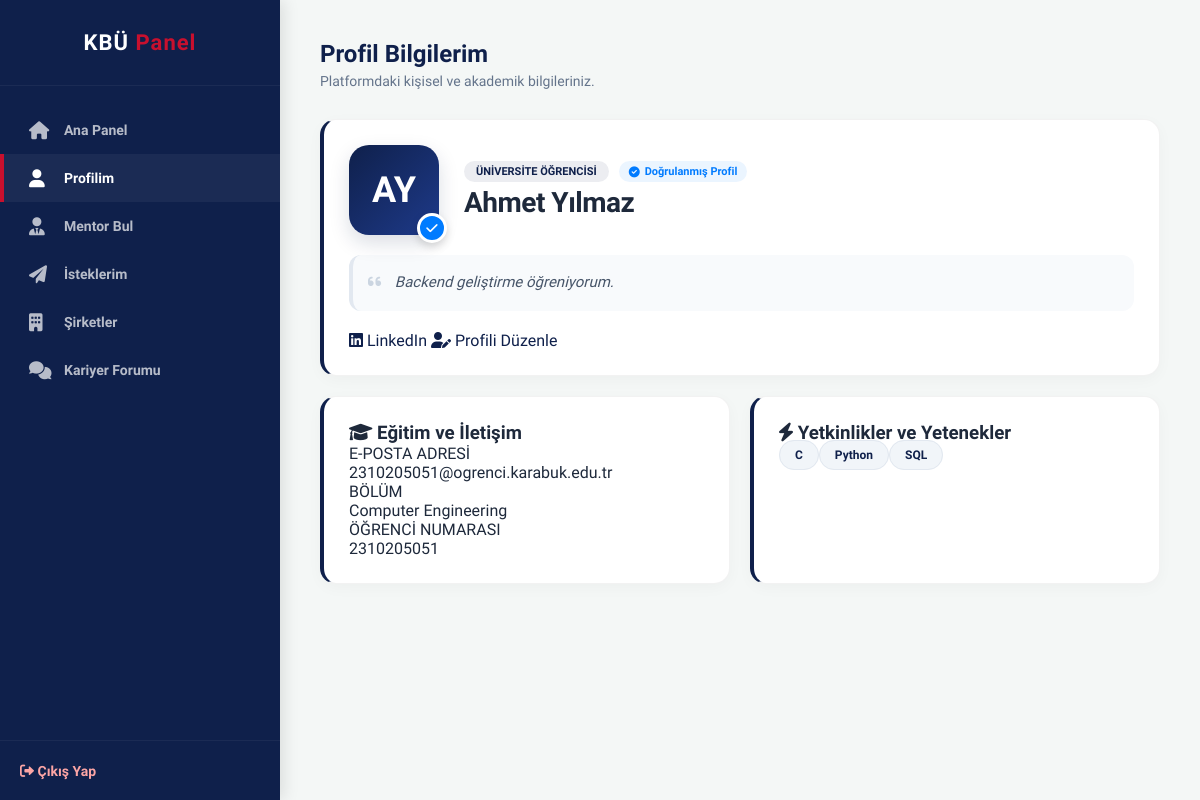
Before: /kariyer_platformu/view_profile.php (signed in) with the older database file.
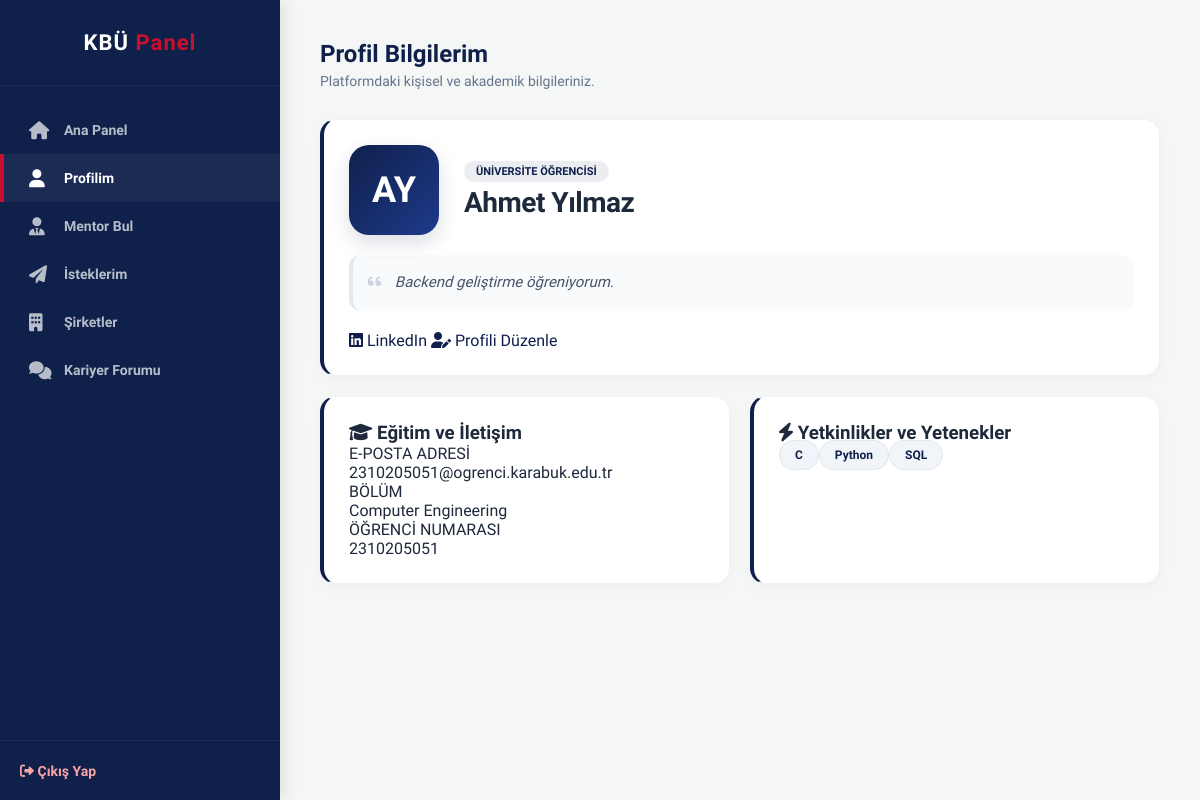
After: the same page with the newer database file.
### tables this page shows
CREATE TABLE users (
    id INT PRIMARY KEY AUTO_INCREMENT,
    first_name VARCHAR(100) NOT NULL,
    last_name VARCHAR(100) NOT NULL,
    email VARCHAR(255) UNIQUE NOT NULL,
    password VARCHAR(255) NOT NULL,
    role ENUM('student', 'graduate', 'admin') NOT NULL,
    is_verified BOOLEAN DEFAULT FALSE,
    gender ENUM('male', 'female', 'other') NULL,
    created_at TIMESTAMP DEFAULT CURRENT_TIMESTAMP
);

CREATE TABLE profiles (
    user_id INT PRIMARY KEY,
    bio TEXT NULL,
    website_url VARCHAR(255) NULL,
    linkedin_url VARCHAR(255) NULL,
    FOREIGN KEY (user_id) REFERENCES users(id) ON DELETE CASCADE
);

CREATE TABLE students (
    user_id INT PRIMARY KEY,
    student_number VARCHAR(50) UNIQUE NOT NULL,
    department VARCHAR(255) NOT NULL,
    grade INT NULL,
    FOREIGN KEY (user_id) REFERENCES users(id) ON DELETE CASCADE
);

### kariyer_platformu/view_profile.php (the view, shortened to what this page needs)
<?php
require_once 'includes/db.php';
$user_id = $_SESSION['user_id'];
$sql = "SELECT u.first_name, u.last_name, u.email, u.role, u.is_verified, p.bio, p.linkedin_url, p.website_url,
               s.student_number, s.department,
               g.graduate_year, g.is_open_to_mentorship,
               (SELECT GROUP_CONCAT(sk.skill_name SEPARATOR ', ')
                FROM user_skills us
                JOIN skills sk ON us.skill_id = sk.id
                WHERE us.user_id = u.id) AS yetenekler
        FROM users u
        LEFT JOIN profiles p ON u.id = p.user_id
        LEFT JOIN students s ON u.id = s.user_id
        LEFT JOIN graduates g ON u.id = g.user_id
        WHERE u.id = ?";
$stmt = $conn->prepare($sql);
$stmt->bind_param("i", $user_id);
$stmt->execute();
$user_data = $stmt->get_result()->fetch_assoc();
$f_name = trim($user_data['first_name'] ?? '');
$l_name = trim($user_data['last_name'] ?? '');
$initials = mb_substr($f_name, 0, 1, 'UTF-8') . mb_substr($l_name, 0, 1, 'UTF-8');
?>
<!DOCTYPE html>
<html lang="tr">
<head>
    <link rel="stylesheet" href="https://cdnjs.cloudflare.com/ajax/libs/font-awesome/6.0.0/css/all.min.css">
    <link rel="stylesheet" href="assets/css/main.css">
    <link rel="stylesheet" href="assets/css/app.css">
    <link rel="stylesheet" href="assets/css/view_profile.css">
</head>
<body>
    <div class="app-container">
        <?php include 'includes/sidebar.php'; ?>
        <main class="main-content">
            <div class="page-header">
                <h1 class="page-title">Profil Bilgilerim</h1>
                <p class="page-subtitle">Platformdaki kişisel ve akademik bilgileriniz.</p>
            </div>
            <div class="card-boxy">
                <div class="header-flex">
                    <div class="avatar-sq">
                        <?= mb_strtoupper($initials, 'UTF-8') ?>
                        <?php if($user_data['is_verified'] == 1): ?>
                            <div class="verified-badge" title="Doğrulanmış Hesap">
                                <i class="fa-solid fa-check"></i>
                            </div>
                        <?php endif; ?>
                    </div>
                    <div class="name-zone">
                        <div class="status-row">
                            <span class="role-badge">
                                <?= ($user_data['role'] == 'graduate') ? 'Mezun / Mentor' : 'Üniversite Öğrencisi' ?>
                            </span>
                            <?php if($user_data['is_verified'] == 1): ?>
                                <span class="verified-text">
                                    <i class="fa-solid fa-circle-check"></i> Doğrulanmış Profil
                                </span>
                            <?php endif; ?>
                        </div>
                        <h1 class="user-name">
                            <?= htmlspecialchars($user_data['first_name'] . ' ' . $user_data['last_name']) ?>
                        </h1>
                    </div>
                </div>
                <div class="user-bio">
                    <i class="fa-solid fa-quote-left" style="color: #cbd5e1; margin-right: 10px;"></i>
                    <?= !empty($user_data['bio']) ? htmlspecialchars($user_data['bio']) : 'Henüz bir biyografi eklenmemiş. Kendinizi tanıtmak için profili düzenleyin.' ?>
                </div>
                <div class="link-row">
                    <?php if (!empty($user_data['linkedin_url'])): ?>
                        <a href="<?= htmlspecialchars($user_data['linkedin_url']) ?>" target="_blank" class="btn-box ln">
                            <i class="fa-brands fa-linkedin"></i> LinkedIn
                        </a>
                    <?php endif; ?>
                    <a href="profile.php" class="btn-box edit-btn-layout">
                        <i class="fa-solid fa-user-pen"></i> Profili Düzenle
                    </a>
                </div>
            </div>
            <div class="info-grid">
                <div class="card-boxy">
                    <h3 class="card-title"><i class="fa-solid fa-graduation-cap"></i> Eğitim ve İletişim</h3>
                    <div class="data-item">
                        <label>E-POSTA ADRESİ</label>
                        <p><?= htmlspecialchars($user_data['email']) ?></p>
                    </div>
                    <div class="data-item">
                        <label>BÖLÜM</label>
                        <p><?= htmlspecialchars($user_data['department'] ?? 'Belirtilmemiş') ?></p>
                    </div>
                    <?php if ($user_data['role'] == 'student'): ?>
                        <div class="data-item">
                            <label>ÖĞRENCİ NUMARASI</label>
                            <p><?= htmlspecialchars($user_data['student_number'] ?? '---') ?></p>
                        </div>
                    <?php endif; ?>
                </div>
                <div class="card-boxy">
                    <h3 class="card-title"><i class="fa-solid fa-bolt"></i> Yetkinlikler ve Yetenekler</h3>
                    <div class="skills-flex">
                        <?php
                        if (!empty($user_data['yetenekler'])) {
                            foreach (explode(', ', $user_data['yetenekler']) as $skill) {
                                echo "<span class='skill-pill'>" . htmlspecialchars($skill) . "</span>";
                            }
                        } else {
                            echo "<p class='empty-text'>Henüz bir yetenek eklemediniz.</p>";
                        }
                        ?>
                    </div>
                </div>
            </div>
        </main>
    </div>
</body>
</html>

### kariyer_platformu/includes/sidebar.php
<?php
$current_page = basename($_SERVER['PHP_SELF']);
$current_dir = basename(dirname($_SERVER['PHP_SELF']));
$sub_folders = ['mentor', 'forum', 'user', 'auth', 'company'];
$path = in_array($current_dir, $sub_folders) ? '../' : '';
$user_role = $_SESSION['role'] ?? 'student';
?>
<aside class="sidebar">
    <div class="sidebar-header">
        <div class="sidebar-brand">KBÜ <span>Panel</span></div>
    </div>
    <nav class="sidebar-nav">
        <?php if($user_role === 'admin'): ?>
            <a href="<?= $path ?>admin_panel.php" class="<?= $current_page == 'admin_panel.php' ? 'active' : '' ?>">
                <i class="fa-solid fa-shield-halved"></i> Yönetim Paneli
            </a>
        <?php else: ?>
            <a href="<?= $path ?>dashboard.php" class="<?= $current_page == 'dashboard.php' ? 'active' : '' ?>">
                <i class="fa-solid fa-house"></i> Ana Panel
            </a>
            <a href="<?= $path ?>view_profile.php" class="<?= in_array($current_page, ['view_profile.php', 'profile.php']) ? 'active' : '' ?>">
                <i class="fa-solid fa-user"></i> Profilim
            </a>
            <?php if($user_role == 'student'): ?>
                <a href="<?= $path ?>mentor/student_ads_list.php" class="<?= $current_page == 'student_ads_list.php' ? 'active' : '' ?>">
                    <i class="fa-solid fa-user-tie"></i> Mentor Bul
                </a>
                <a href="<?= $path ?>mentor/student_my_requests.php" class="<?= $current_page == 'student_my_requests.php' ? 'active' : '' ?>">
                    <i class="fa-solid fa-paper-plane"></i> İsteklerim
                </a>
            <?php elseif($user_role == 'graduate'): ?>
                <a href="<?= $path ?>mentor/mentor_my_ads.php" class="<?= in_array($current_page, ['mentor_my_ads.php', 'mentor_ads_create.php', 'mentor_applications.php']) ? 'active' : '' ?>">
                    <i class="fa-solid fa-bullhorn"></i> İlanlarım
                </a>
            <?php endif; ?>
            <a href="<?= $path ?>company/company.php" class="<?= ($current_dir == 'company') ? 'active' : '' ?>">
                <i class="fa-solid fa-building"></i> Şirketler
            </a>
            <a href="<?= $path ?>forum/forum.php" class="<?= ($current_dir == 'forum') ? 'active' : '' ?>">
                <i class="fa-solid fa-comments"></i> Kariyer Forumu
            </a>
        <?php endif; ?>
    </nav>
    <div class="sidebar-footer">
        <a href="<?= $path ?>auth/logout.php" class="logout-link">
            <i class="fa-solid fa-right-from-bracket"></i> Çıkış Yap
        </a>
    </div>
</aside>

### kariyer_platformu/assets/css/main.css (style rules this page uses)
:root { --kbu-lacivert: #0F204B; --kbu-kirmizi: #C8102E; --kbu-beyaz: #FFFFFF; --bg-light: #F4F7F6; --text-dark: #1E293B; --text-muted: #64748B; --card-shadow: 0 10px 30px rgba(15, 32, 75, 0.08); --font-main: 'Plus Jakarta Sans', sans-serif; --transition: all 0.3s ease; }
* { margin: 0; padding: 0; box-sizing: border-box; }
body { font-family: var(--font-main); background-color: var(--bg-light); color: var(--text-dark); min-height: 100vh; }
a { text-decoration: none; color: var(--kbu-lacivert); transition: var(--transition); }

### kariyer_platformu/assets/css/app.css (style rules this page uses)
.app-container { display: flex; min-height: 100vh; background-color: var(--bg-light); }
.sidebar { width: 280px; background-color: var(--kbu-lacivert); color: white; display: flex; flex-direction: column; position: fixed; height: 100vh; box-shadow: 4px 0 15px rgba(0,0,0,0.1); z-index: 100; }
.sidebar-header { padding: 30px 20px; text-align: center; border-bottom: 1px solid rgba(255,255,255,0.05); }
.sidebar-brand { font-size: 22px; font-weight: 800; color: white; letter-spacing: 1px; }
.sidebar-brand span { color: var(--kbu-kirmizi); }
.sidebar-nav { padding: 20px 0; flex: 1; }
.sidebar-nav a { display: flex; align-items: center; padding: 15px 25px; color: rgba(255,255,255,0.7) !important; font-size: 14px; font-weight: 600; transition: all 0.3s ease; border-left: 4px solid transparent; }
.sidebar-nav a i { width: 25px; font-size: 18px; margin-right: 10px; }
.sidebar-nav a:hover, .sidebar-nav a.active { color: white !important; background-color: rgba(255,255,255,0.05); border-left-color: var(--kbu-kirmizi); }
.sidebar-footer { padding: 20px; border-top: 1px solid rgba(255,255,255,0.05); }
.logout-link { color: #FCA5A5 !important; font-size: 14px; font-weight: bold; }
.main-content { flex: 1; margin-left: 280px; padding: 40px; }
.page-header { margin-bottom: 30px; }
.page-title { color: var(--kbu-lacivert); font-size: 24px; margin-bottom: 5px; }
.page-subtitle { color: var(--text-muted); font-size: 14px; }

### kariyer_platformu/assets/css/view_profile.css (style rules this page uses)
.card-boxy { background: white; border-radius: 16px; padding: 25px; margin-bottom: 20px; border: 1px solid rgba(0,0,0,0.05); border-left: 4px solid var(--kbu-lacivert); box-shadow: 0 4px 15px rgba(0,0,0,0.03); transition: all 0.3s ease; position: relative; }
.header-flex { display: flex; align-items: center; gap: 25px; margin-bottom: 15px; }
.avatar-sq { width: 90px; height: 90px; background: linear-gradient(135deg, var(--kbu-lacivert) 0%, #1e3a8a 100%); color: white; border-radius: 20px; display: flex; align-items: center; justify-content: center; font-size: 36px; font-weight: 800; position: relative; box-shadow: 0 8px 20px rgba(15, 32, 75, 0.15); }
.name-zone { display: flex; flex-direction: column; gap: 4px; }
.status-row { display: flex; align-items: center; gap: 10px; flex-wrap: wrap; }
.role-badge { background: rgba(15, 32, 75, 0.08); color: var(--kbu-lacivert); padding: 4px 12px; border-radius: 20px; font-size: 11px; font-weight: 700; text-transform: uppercase; }
.user-name { margin: 0; font-size: 28px; color: #1e293b; font-weight: 800; letter-spacing: -0.5px; }
.user-bio { color: #475569; font-style: italic; font-size: 15px; margin: 20px 0; line-height: 1.7; padding: 15px; background: #f8fafc; border-radius: 12px; border-left: 4px solid #e2e8f0; }
.info-grid { display: grid; grid-template-columns: 1fr 1fr; gap: 20px; }
.skill-pill { background: #f1f5f9; color: var(--kbu-lacivert); padding: 7px 15px; border-radius: 20px; font-size: 12px; font-weight: 700; border: 1px solid #e2e8f0; transition: all 0.2s; }
.verified-badge { position: absolute; bottom: -8px; right: -8px; background: #007bff; color: white; width: 30px; height: 30px; border-radius: 50%; border: 3px solid white; display: flex; align-items: center; justify-content: center; font-size: 13px; box-shadow: 0 4px 8px rgba(0,0,0,0.15); z-index: 5; animation: badgePop 0.5s cubic-bezier(0.175, 0.885, 0.32, 1.275); }
.verified-text { color: #007bff; background: rgba(0, 123, 255, 0.08); padding: 4px 10px; border-radius: 20px; font-size: 11px; font-weight: 700; display: inline-flex; align-items: center; gap: 5px; }

Changed rows visible on the page:
changed users "AY": is_verified 1 → 0 (drawn)
Other visible differences:
text no longer shown: "Doğrulanmış Profil"
